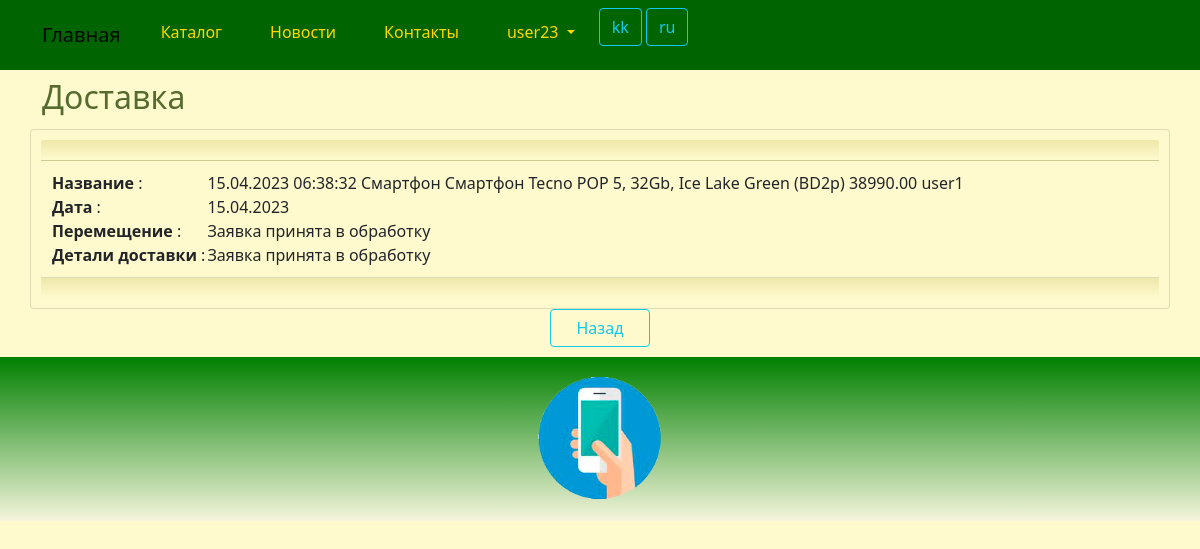
/delivery/read/1/ (signed in), run on an earlier commit of the app's database.
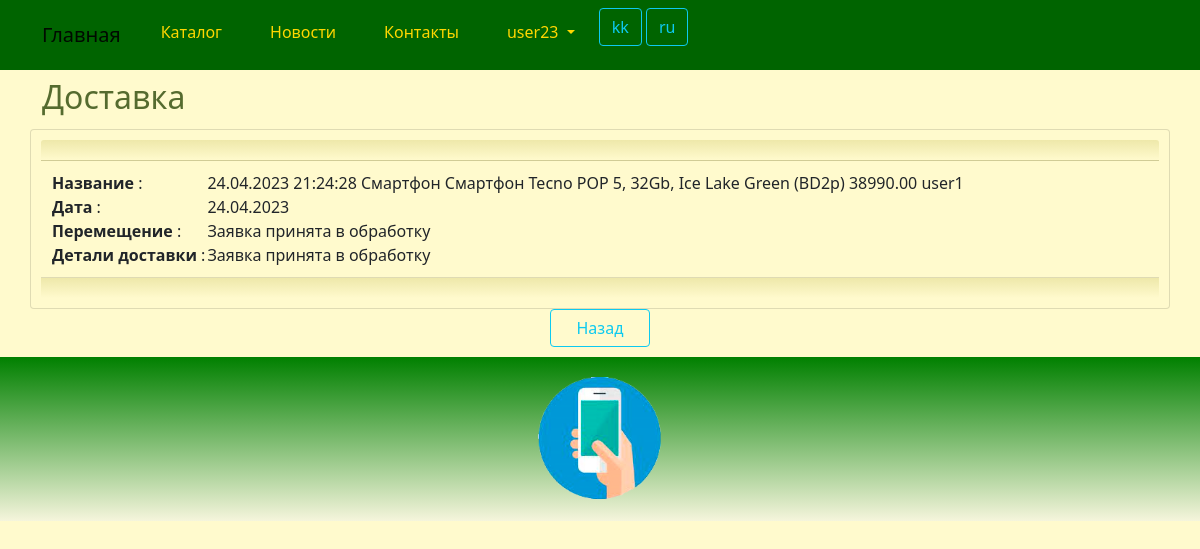
And on a later commit of the database.
### product/models.py (models this page shows, shortened)
class Delivery(models.Model):
    DELIVERY_CHOICES = (
        (_('Application accepted for processing'),_('Application accepted for processing')),
        (_('Goods in transit'), _('Goods in transit')),
        (_('The application is closed, the goods have been delivered'), _('The application is closed, the goods have been delivered')),
    )
    sale = models.ForeignKey(Sale, related_name='sale_delivery', on_delete=models.CASCADE)
    deliveryday = models.DateTimeField(_('deliveryday'), auto_now_add=True)
    movement = models.CharField(_('movement'), max_length=64, choices=DELIVERY_CHOICES, default='М')
    details = models.TextField(_('delivery_details'), blank=True, null=True)
    class Meta:
        db_table = 'delivery'
        indexes = [
            models.Index(fields=['deliveryday']),
        ]
        ordering = ['deliveryday']

class Sale(models.Model):
    saleday = models.DateTimeField(_('saleday'), auto_now_add=True)
    catalog = models.ForeignKey(Catalog, related_name='sale_catalog', on_delete=models.CASCADE)
    price = models.DecimalField(_('price'), max_digits=9, decimal_places=2)
    quantity = models.IntegerField(_('quantity'), default=1)
    user = models.ForeignKey(User, related_name='sale_user', on_delete=models.CASCADE)
    rating = models.IntegerField(_('rating'), blank=True, null=True)
    details = models.TextField(_('review_details'), blank=True, null=True)
    class Meta:
        db_table = 'sale'
        indexes = [
            models.Index(fields=['saleday']),
        ]
        ordering = ['saleday']
    def __str__(self):
        return "{} {} {}".format(self.saleday.strftime('%d.%m.%Y %H:%M:%S'), self.catalog, self.user.username)

class Catalog(models.Model):
    category = models.ForeignKey(Category, related_name='catalog_category', on_delete=models.CASCADE)
    title = models.CharField(_('catalog_title'), max_length=255)
    details = models.TextField(_('catalog_details'), blank=True, null=True)
    price = models.DecimalField(_('price'), max_digits=9, decimal_places=2)
    photo = models.ImageField(_('photo'), upload_to='images/', blank=True, null=True)
    class Meta:
        db_table = 'catalog'
        indexes = [
            models.Index(fields=['title']),
        ]
        ordering = ['title']
    def __str__(self):
        return "{} {} {}".format(self.category, self.title, self.price)

class Category(models.Model):
    title = models.CharField(_('category_title'), max_length=128, unique=True)
    class Meta:
        db_table = 'category'
    def __str__(self):
        return "{}".format(self.title)

### product/views.py (the view)
# urls.py: path('delivery/read/<int:id>/', views.delivery_read, name='delivery_read'),
@login_required
def delivery_read(request, id):
    try:
        delivery = Delivery.objects.get(id=id)
        return render(request, "delivery/read.html", {"delivery": delivery, "sale_id": delivery.sale_id})
    except Catalog.DoesNotExist:
        return HttpResponseNotFound("<h2>Catalog not found</h2>")
    except Exception as exception:
        print(exception)
        return HttpResponse(exception)

### templates/delivery/read.html (shortened to what this page needs)
{% extends "base.html" %}
{% load i18n %}
{% block content %}
<h2>{% trans "delivery" %}</h2>
<div class="row justify-content-center">
	<div class="card" style="width:100%">
		<div class="card-header">
		</div>
		<div class="card-body">
			<table>
				<tr>
					<td><strong>{% trans "delivery_title" %}</strong>&nbsp:</td>
					<td>{{ delivery.sale }}</td>
				</tr>
				<tr>
					<td><strong>{% trans "deliveryday" %}</strong>&nbsp:</td>
					<td>{{ delivery.deliveryday | date:"d.m.Y" }}</td>
				</tr>
				<tr>
					<td><strong>{% trans "movement" %}</strong>&nbsp:</td>
					<td>{{ delivery.movement }}</td>
				</tr>
				<tr>
					<td><strong>{% trans "delivery_details" %}</strong>&nbsp:</td>
					<td>{{ delivery.details }}</td>
				</tr>
			</table>
		</div>
		<div class="card-footer">
		</div>
	</div>
	<br>
	<a class="btn btn-outline-info" style="width:100px" href="{% url 'delivery_index' sale_id %}">{% trans "Back" %}</a>
</div>
{% endblock content %}

What changed in the data, as far as the page shows it:
changed Delivery "Заявка принята в обработку": sale "15.04.2023 06:38:32 Смартфон Смартфон Tecno POP 5, 32Gb, Ice Lake Green (BD2p) 38990.00 user1" → "24.04.2023 21:24:28 Смартфон Смартфон Tecno POP 5, 32Gb, Ice Lake Green (BD2p) 38990.00 user1"; deliveryday "15.04.2023" → "24.04.2023"
